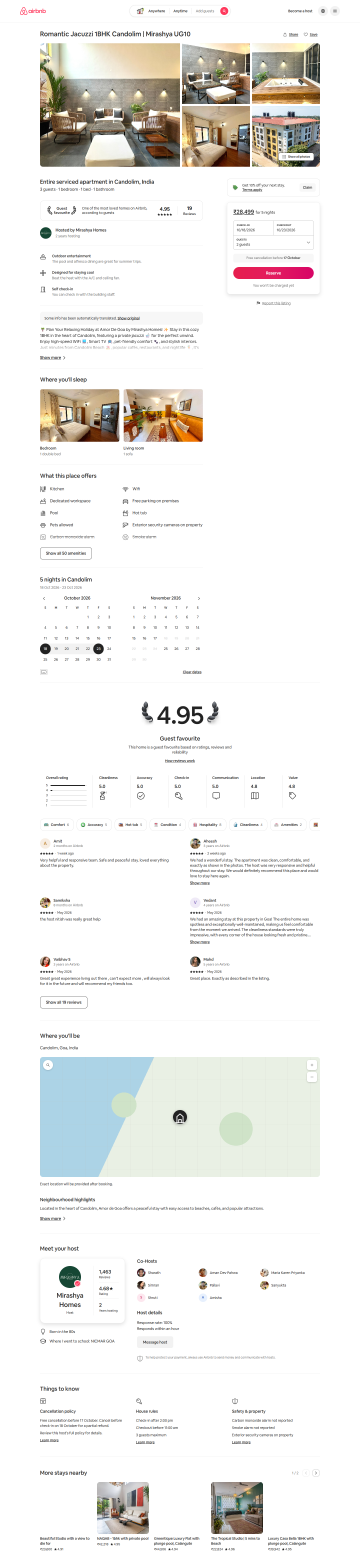
#> input picture docs/design-references/sections/full-1440.png, 1440 x 6259 px (shown at 1/4 size)
$ python diff.py
#> lines starting #> are read from the running program, lines starting #| are printed output that depends on the picture; after the words box and inside, x2 and y2 are one past the last pixel; in counts of white or black regions, pixels touching at a corner belong together; pictures that were not available may be replaced by others from this repository, and a replacement may not be noted
"""Pixel-diff the clone's QA screenshots against the reference renders.

Usage: python tools/diff.py [tag]      (after `node tools/qa.js [tag]`)

For each pair it prints both image sizes, the number of pixels whose difference exceeds a small
threshold, and every 200px horizontal band that contains notable differences, so regressions can
be located section by section. A diff mask is written next to the screenshots.
"""
import os
import sys

from PIL import Image, ImageChops

HERE = os.path.dirname(os.path.abspath(__file__))
OUT = os.path.join(HERE, '.out')
REF = os.path.join(os.path.dirname(HERE), 'docs', 'design-references', 'sections')
tag = sys.argv[1] if len(sys.argv) > 1 else 'clone'

PAIRS = [('full-1440.png', f'{tag}-1440.png'), ('full-390.png', f'{tag}-390.png'), ('tour-1440.png', f'{tag}-tour.png')]

for ref_name, clone_name in PAIRS:
    a = Image.open(os.path.join(REF, ref_name)).convert('RGB')
#> a is the input picture: PIL image 1440x6259 RGB; mean R, G, B 241.3, 240.7, 238.7
    b = Image.open(os.path.join(OUT, clone_name)).convert('RGB')
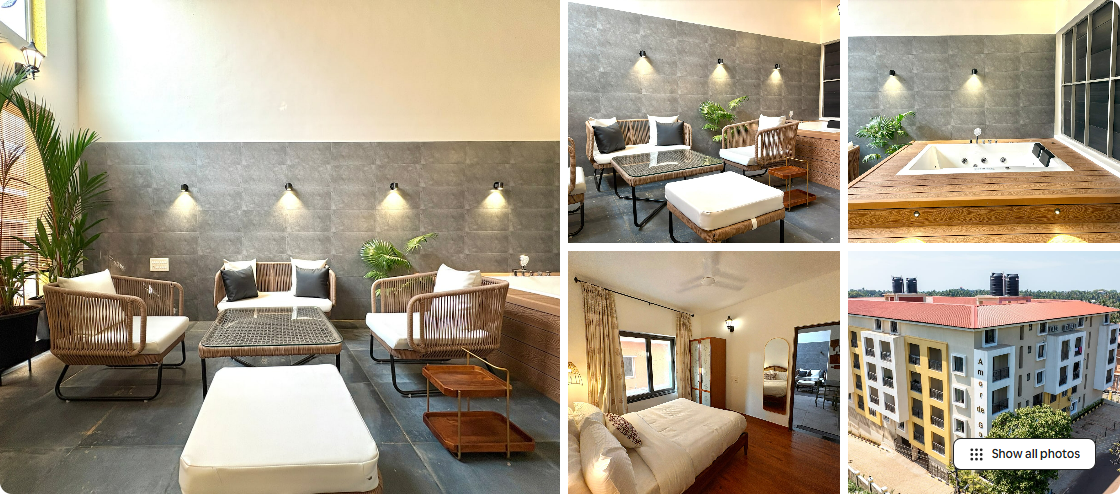
#> input picture docs/design-references/sections/gallery-1440.png, 1120 x 494 px, given in place of clone-1440.png, which was not available
#> b is the input picture: PIL image 1120x494 RGB; mean R, G, B 165.2, 153.9, 133.9
    h, w = min(a.height, b.height), min(a.width, b.width)
#> h = 494; w = 1120
    mask = ImageChops.difference(a.crop((0, 0, w, h)), b.crop((0, 0, w, h))).convert('L').point(lambda v: 255 if v > 40 else 0)
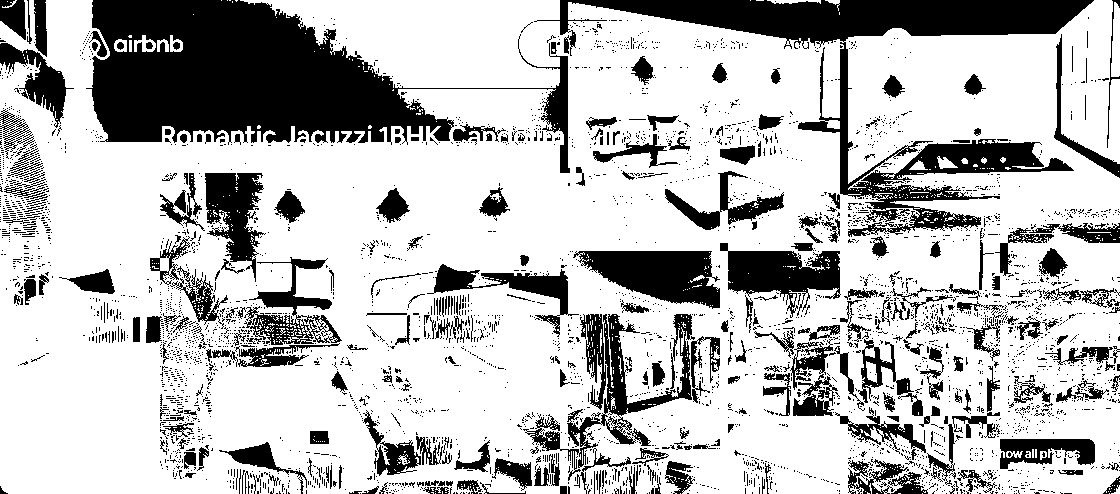
#> mask: PIL image 1120x494 L; 73.8% white; 3806 black regions (3495 under 20 px), largest, box (x1, y1, x2, y2) and area: (86, 0, 570, 173) 37438, (534, 0, 1094, 237) 24188, (573, 251, 720, 309) 5332
    total = mask.histogram()[255]
#> total = 408132
    print(f'{ref_name}: reference {a.size} clone {b.size} differing px {total}')
#| full-1440.png: reference (1440, 6259) clone (1120, 494) differing px 408132
    for y in range(0, h, 200):
        band = mask.crop((0, y, w, y + 200))
        n = band.histogram()[255]
        if n > 300:
            print(f'  y={y:5d} px={n:6d} bbox={band.getbbox()}')
#> this loop made 3 passes
#> n on passes 1 to 3: 149108, 173454, 85570
#|   y=    0 px=149108 bbox=(0, 0, 1120, 200)
#|   y=  200 px=173454 bbox=(0, 0, 1120, 200)
#|   y=  400 px= 85570 bbox=(0, 0, 1120, 94)
#> pass 1, `band = mask.crop((0, y, w, y + 200))`:
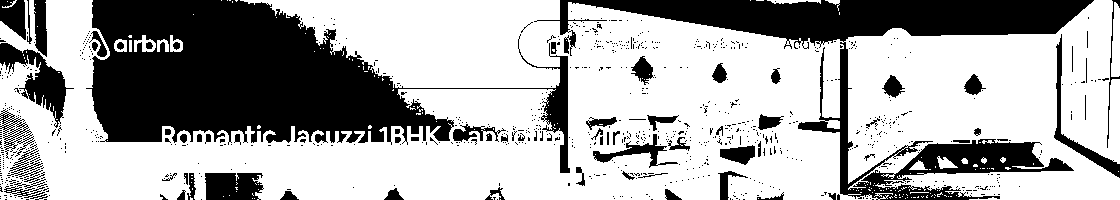
#> band: PIL image 1120x200 L; 66.6% white; 863 black regions (791 under 20 px), largest, box (x1, y1, x2, y2) and area: (86, 0, 570, 173) 37438, (534, 0, 1094, 200) 22356, (0, 43, 74, 128) 2127
#> pass 2, `band = mask.crop((0, y, w, y + 200))`:
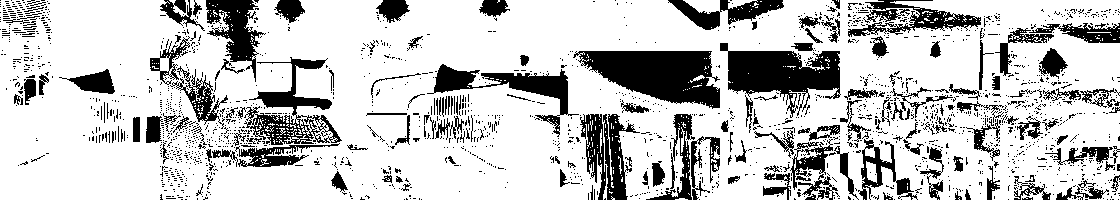
#> band: PIL image 1120x200 L; 77.4% white; 1995 black regions (1825 under 20 px), largest, box (x1, y1, x2, y2) and area: (573, 51, 720, 109) 5332, (720, 43, 841, 118) 4456, (244, 57, 342, 145) 2776
#> pass 3, `band = mask.crop((0, y, w, y + 200))`:
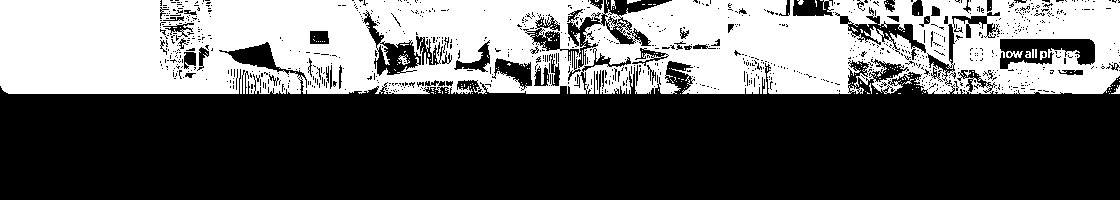
#> band: PIL image 1120x200 L; 38.2% white; 190 white regions (180 under 20 px), largest, box (x1, y1, x2, y2) and area: (0, 0, 1120, 94) 84813, (1006, 51, 1023, 58) 73, (398, 54, 410, 65) 54
    mask.save(os.path.join(OUT, f'{tag}-diff-{ref_name}'))
#> pass 2 of the loop `for ref_name, clone_name in PAIRS:`:
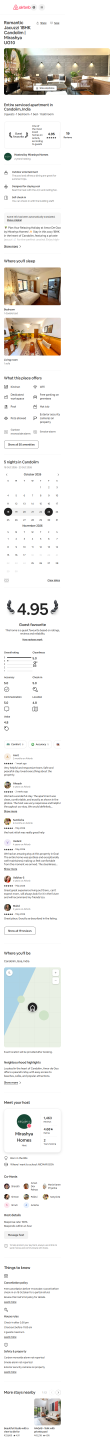
#> input picture docs/design-references/sections/full-390.png, 659 x 8675 px (shown at 1/6 size)
#> a is the input picture: PIL image 659x8675 RGB; mean R, G, B 243.4, 242.6, 240.7
#> `mask = ImageChops.difference(a.crop((0, 0, w, h)), b.crop((0, 0, w, h)..`:
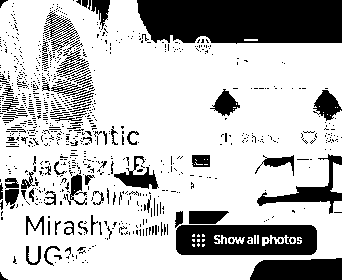
#> mask: PIL image 342x280 L; 74.9% white; 877 black regions (807 under 20 px), largest, box (x1, y1, x2, y2) and area: (137, 0, 342, 44) 8330, (176, 225, 317, 255) 3662, (250, 258, 342, 280) 1789
#> total = 71682
#| full-390.png: reference (659, 8675) clone (342, 280) differing px 71682
#> the loop `for y in range(0, h, 200):` made 2 passes
#> n on passes 1 to 2: 51871, 19811
#> (printed output is left out)
#> pass 2, `band = mask.crop((0, y, w, y + 200))`:
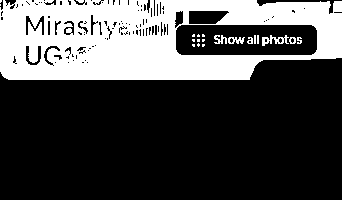
#> band: PIL image 342x200 L; 29% white; 21 white regions (14 under 20 px), largest, box (x1, y1, x2, y2) and area: (0, 0, 342, 80) 19309, (262, 35, 289, 46) 138, (228, 37, 245, 44) 76
#> pass 3 of the loop `for ref_name, clone_name in PAIRS:`:
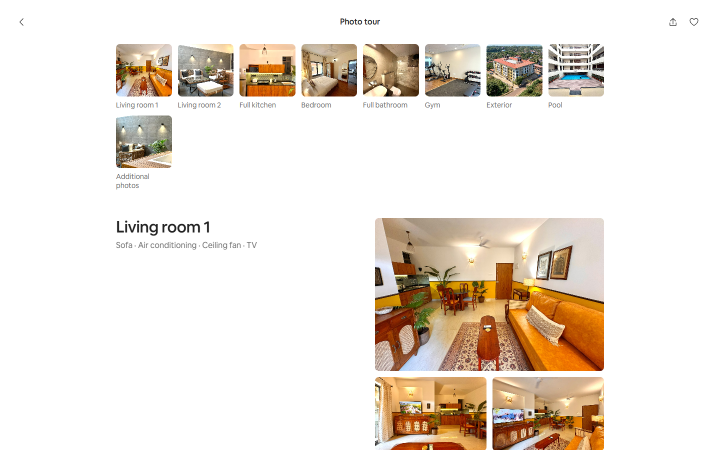
#> input picture docs/design-references/sections/tour-1440.png, 1440 x 900 px (shown at 1/2 size)
#> a is the input picture: PIL image 1440x900 RGB; mean R, G, B 236.3, 227.9, 219
#> `mask = ImageChops.difference(a.crop((0, 0, w, h)), b.crop((0, 0, w, h)..`:
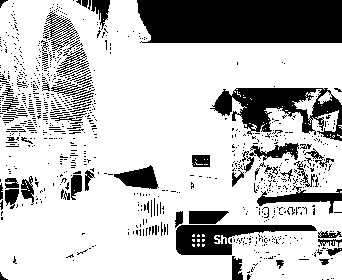
#> mask: PIL image 342x280 L; 75.7% white; 892 black regions (832 under 20 px), largest, box (x1, y1, x2, y2) and area: (137, 0, 342, 43) 8555, (210, 88, 342, 141) 3326, (176, 225, 317, 255) 2077
#> total = 72449
#| tour-1440.png: reference (1440, 900) clone (342, 280) differing px 72449
#> the loop `for y in range(0, h, 200):` made 2 passes
#> n on passes 1 to 2: 49278, 23171
#> (printed output is left out)
#> pass 2, `band = mask.crop((0, y, w, y + 200))`:
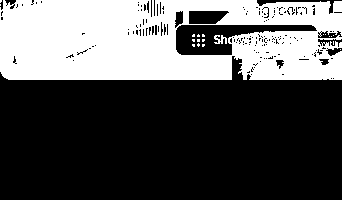
#> band: PIL image 342x200 L; 33.9% white; 20 white regions (18 under 20 px), largest, box (x1, y1, x2, y2) and area: (0, 0, 342, 80) 23012, (214, 35, 227, 44) 70
